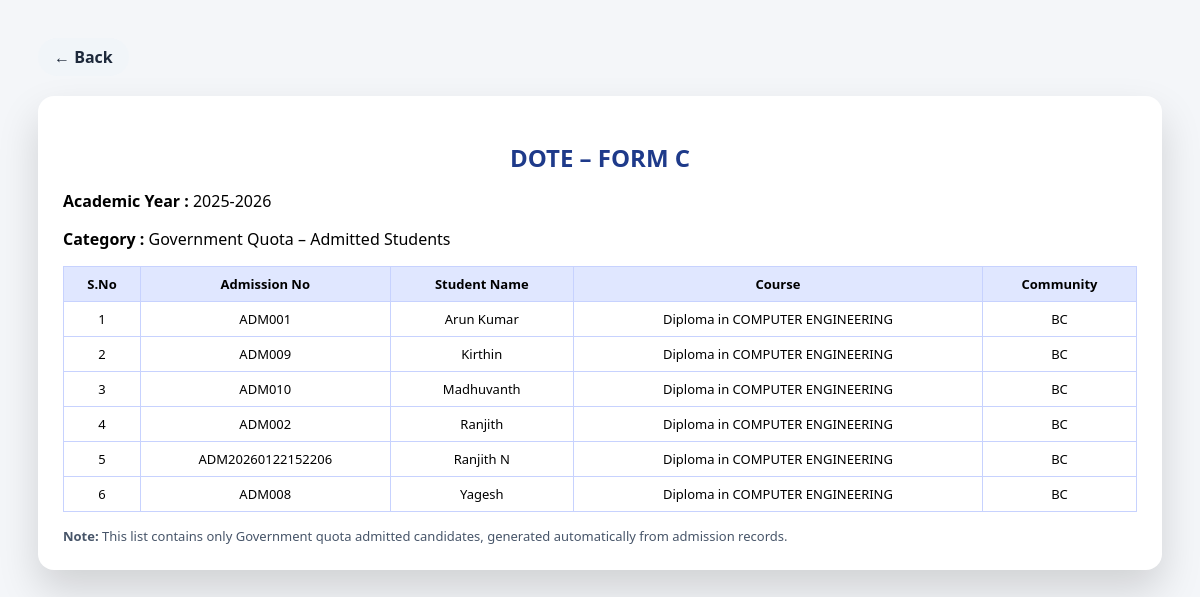
Screenshot of /form_c.php with the database file from the repository.
### tables this page shows
CREATE TABLE `students` (
  `student_id` varchar(20) NOT NULL,
  `student_name` varchar(30) NOT NULL,
  `admission_no` varchar(50) NOT NULL,
  `register_no` varchar(15) NOT NULL,
  `course_code` varchar(20) NOT NULL,
  `batch_year` varchar(9) NOT NULL,
  `date_of_joining` date NOT NULL,
  `current_year` int(11) DEFAULT 1,
  `current_semester` int(11) DEFAULT 1,
  `status` enum('active','inactive','completed') DEFAULT 'active',
  `last_login` datetime DEFAULT NULL,
  `created_at` timestamp NOT NULL DEFAULT current_timestamp(),
  `updated_at` timestamp NOT NULL DEFAULT current_timestamp() ON UPDATE current_timestamp()
);

CREATE TABLE `courses` (
  `course_code` varchar(20) NOT NULL,
  `course_name` varchar(60) NOT NULL,
  `approved_intake` int(11) NOT NULL,
  `duration_years` int(11) NOT NULL,
  `total_semesters` int(11) NOT NULL,
  `year_of_established` int(11) NOT NULL,
  `status` enum('active','inactive') DEFAULT 'active'
);

CREATE TABLE `admission_applications` (
  `admission_no` varchar(50) NOT NULL,
  `application_date` date DEFAULT curdate(),
  `application_status` enum('waiting','admitted','cancelled') DEFAULT 'waiting',
  `student_name` varchar(30) NOT NULL,
  `dob` date NOT NULL,
  `age` int(2) DEFAULT NULL,
  `mother_tongue` varchar(20) DEFAULT NULL,
  `gender` enum('Male','Female') DEFAULT NULL,
  `religion` varchar(20) DEFAULT NULL,
  `community` varchar(20) DEFAULT NULL,
  `caste` varchar(30) DEFAULT NULL,
  `aadhar_no` char(12) DEFAULT NULL,
  `umis_no` varchar(20) DEFAULT NULL,
  `emis_no` varchar(20) DEFAULT NULL,
  `sslc_reg_no` varchar(20) DEFAULT NULL,
  `phone` varchar(15) DEFAULT NULL,
  `email` varchar(50) DEFAULT NULL,
  `address` text DEFAULT NULL,
  `permanent_address` text DEFAULT NULL,
  `student_photo` varchar(255) DEFAULT NULL,
  `blood_group` enum('A+','A-','B+','B-','O+','O-','AB+','AB-') DEFAULT NULL,
  `course_name` varchar(50) NOT NULL,
  `date_of_joining` date DEFAULT NULL,
  `period_of_study` varchar(20) DEFAULT NULL,
  `admission_type` enum('1st Year','Lateral','Transfer') DEFAULT NULL,
  `admission_fee_paid` enum('yes','no') DEFAULT 'no',
  `documents_submitted` enum('yes','no') DEFAULT 'no',
  `father_name` varchar(100) DEFAULT NULL,
  `father_mobile` varchar(15) DEFAULT NULL,
  `father_address` text DEFAULT NULL,
  `father_occupation` varchar(100) DEFAULT NULL,
  `father_income` decimal(10,2) DEFAULT NULL,
  `father_photo` varchar(255) DEFAULT NULL,
  `mother_name` varchar(100) DEFAULT NULL,
  `mother_mobile` varchar(15) DEFAULT NULL,
  `mother_address` text DEFAULT NULL,
  `mother_occupation` varchar(100) DEFAULT NULL,
  `mother_income` decimal(10,2) DEFAULT NULL,
  `mother_photo` varchar(255) DEFAULT NULL,
  `guardian_name` varchar(100) DEFAULT NULL,
  `guardian_relation` varchar(50) DEFAULT NULL,
  `guardian_mobile` varchar(15) DEFAULT NULL,
  `guardian_address` text DEFAULT NULL,
  `guardian_occupation` varchar(100) DEFAULT NULL,
  `guardian_photo` varchar(255) DEFAULT NULL,
  `reference_type` enum('student','faculty','consultancy','alumni') DEFAULT NULL,
  `ref_student_name` varchar(100) DEFAULT NULL,
  `ref_student_year` varchar(20) DEFAULT NULL,
  `ref_student_department` varchar(100) DEFAULT NULL,
  `ref_alumni_name` varchar(100) DEFAULT NULL,
  `ref_alumni_passed_year` year(4) DEFAULT NULL,
  `ref_alumni_department` varchar(100) DEFAULT NULL,
  `ref_faculty_name` varchar(100) DEFAULT NULL,
  `ref_faculty_department` varchar(100) DEFAULT NULL,
  `ref_faculty_designation` varchar(100) DEFAULT NULL,
  `ref_consultancy_name` varchar(150) DEFAULT NULL,
  `ref_consultancy_contact` varchar(15) DEFAULT NULL,
  `bank_name` varchar(100) DEFAULT NULL,
  `bank_branch` varchar(100) DEFAULT NULL,
  `bank_account_no` varchar(30) DEFAULT NULL,
  `ifsc_code` varchar(15) DEFAULT NULL,
  `transport_required` enum('Yes','No') DEFAULT 'No',
  `transport_place_from` varchar(100) DEFAULT NULL,
  `hostel_required` enum('Yes','No') DEFAULT 'No',
  `course_code` varchar(20) DEFAULT NULL
);

### form_c.php (the view, shortened to what this page needs)
<?php
include("../../../config/db.php");
$ay = mysqli_fetch_assoc(mysqli_query($conn,"
    SELECT academic_year
    FROM academic_periods
    ORDER BY academic_year DESC
    LIMIT 1
"));
$academic_year = $ay['academic_year'] ?? '';
?>
<!DOCTYPE html>
<html>
<head>
</head>
<body>
<div class="header">
    <a href="../dashboard.php" class="back-btn">← Back</a>
</div>
<div class="card">
<h2>DOTE – FORM C</h2>
<p><b>Academic Year :</b> <?= $academic_year ?></p>
<p><b>Category :</b> Government Quota – Admitted Students</p>
<table>
<tr>
    <th>S.No</th>
    <th>Admission No</th>
    <th>Student Name</th>
    <th>Course</th>
    <th>Community</th>
</tr>
<?php
$i = 1;
$q = mysqli_query($conn,"
    SELECT
        s.student_name,
        s.admission_no,
        c.course_name,
        a.community
    FROM students s
    JOIN courses c ON s.course_code = c.course_code
    JOIN admission_applications a ON s.admission_no = a.admission_no
    WHERE a.application_status='admitted'
    ORDER BY c.course_name, a.community, s.student_name
");
while($r = mysqli_fetch_assoc($q)){
?>
<tr>
    <td><?= $i++ ?></td>
    <td><?= $r['admission_no'] ?></td>
    <td><?= $r['student_name'] ?></td>
    <td><?= $r['course_name'] ?></td>
    <td><?= $r['community'] ?></td>
</tr>
<?php } ?>
</table>
<div class="note">
<b>Note:</b> This list contains only Government quota admitted candidates, generated automatically from admission records.
</div>
</div>
</body>
</html>

### form_c.php (style rules this page uses)
body { font-family:Segoe UI,Arial; background:#f4f6f9; padding:30px; }
.header { display:flex; justify-content:space-between; align-items:center; margin-bottom:20px; }
.back-btn { background:#f1f5f9; padding:8px 16px; border-radius:30px; text-decoration:none; font-weight:600; color:#1e293b; }
.card { background:#fff; padding:25px; border-radius:16px; box-shadow:0 20px 40px rgba(0,0,0,.15); }
h2 { text-align:center; color:#1e3a8a; margin-bottom:15px; }
table { width:100%; border-collapse:collapse; font-size:13px; }
th,td { border:1px solid #c7d2fe; padding:8px; text-align:center; }
th { background:#e0e7ff; }
.note { margin-top:15px; font-size:13px; color:#475569; }

### rows the page displays
students: admission_no "ADM001", student_name "Arun Kumar", course_code.course_name "Diploma in COMPUTER ENGINEERING", admission_no.community "BC"
students: admission_no "ADM009", student_name "Kirthin", course_code.course_name "Diploma in COMPUTER ENGINEERING", admission_no.community "BC"
students: admission_no "ADM010", student_name "Madhuvanth", course_code.course_name "Diploma in COMPUTER ENGINEERING", admission_no.community "BC"
students: admission_no "ADM002", student_name "Ranjith", course_code.course_name "Diploma in COMPUTER ENGINEERING", admission_no.community "BC"
students: admission_no "ADM20260122152206", student_name "Ranjith N", course_code.course_name "Diploma in COMPUTER ENGINEERING", admission_no.community "BC"
students: admission_no "ADM008", student_name "Yagesh", course_code.course_name "Diploma in COMPUTER ENGINEERING", admission_no.community "BC"

### other values shown
$academic_year "2025-2026"
